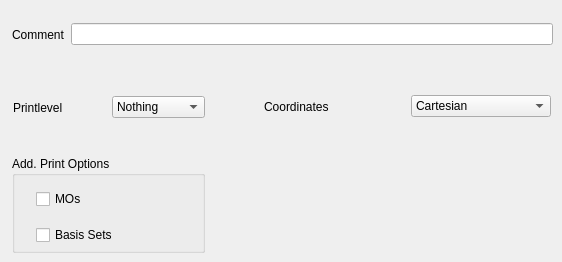
       <widget class="QWidget" name="dataPage">
        <widget class="QGroupBox" name="groupBox_3">
         <property name="geometry">
          <rect>
           <x>12</x>
           <y>156</y>
           <width>193</width>
           <height>97</height>
          </rect>
         </property>
         <property name="title">
          <string>Add. Print Options</string>
         </property>
         <widget class="QCheckBox" name="MOPrintCheck">
          <property name="geometry">
           <rect>
            <x>24</x>
            <y>30</y>
            <width>109</width>
            <height>26</height>
           </rect>
          </property>
          <property name="text">
           <string>MOs</string>
          </property>
         </widget>
         <widget class="QCheckBox" name="basisPrintCheck">
          <property name="geometry">
           <rect>
            <x>24</x>
            <y>66</y>
            <width>109</width>
            <height>26</height>
           </rect>
          </property>
          <property name="text">
           <string>Basis Sets</string>
          </property>
         </widget>
        </widget>
        <widget class="QWidget" name="layoutWidget">
         <property name="geometry">
          <rect>
           <x>12</x>
           <y>18</y>
           <width>541</width>
           <height>33</height>
          </rect>
         </property>
         <layout class="QHBoxLayout" name="horizontalLayout_13">
          <item>
           <widget class="QLabel" name="label_12">
            <property name="text">
             <string>Comment</string>
            </property>
           </widget>
          </item>
          <item>
           <widget class="QLineEdit" name="dataCommentLine"/>
          </item>
         </layout>
        </widget>
        <widget class="QWidget" name="layoutWidget">
         <property name="geometry">
          <rect>
           <x>264</x>
           <y>90</y>
           <width>287</width>
           <height>33</height>
          </rect>
         </property>
         <layout class="QHBoxLayout" name="horizontalLayout_11">
          <item>
           <widget class="QLabel" name="label_23">
            <property name="text">
             <string>Coordinates</string>
            </property>
           </widget>
          </item>
          <item>
           <widget class="QComboBox" name="dataFormatCombo">
            <item>
             <property name="text">
              <string>Cartesian</string>
             </property>
            </item>
            <item>
             <property name="text">
              <string>z-Matrix</string>
             </property>
            </item>
            <item>
             <property name="text">
              <string>z-Matrix compact</string>
             </property>
            </item>
           </widget>
          </item>
         </layout>
        </widget>
        <widget class="QWidget" name="layoutWidget">
         <property name="geometry">
          <rect>
           <x>13</x>
           <y>91</y>
           <width>192</width>
           <height>33</height>
          </rect>
         </property>
         <layout class="QHBoxLayout" name="horizontalLayout_14">
          <item>
           <widget class="QLabel" name="label_10">
            <property name="text">
             <string>Printlevel</string>
            </property>
           </widget>
          </item>
          <item>
           <widget class="QComboBox" name="dataPrintCombo">
            <item>
             <property name="text">
              <string>Nothing</string>
             </property>
            </item>
            <item>
             <property name="text">
              <string>Mini</string>
             </property>
            </item>
            <item>
             <property name="text">
              <string>Small</string>
             </property>
            </item>
            <item>
             <property name="text">
              <string>Normal</string>
             </property>
            </item>
            <item>
             <property name="text">
              <string>Large</string>
             </property>
            </item>
           </widget>
          </item>
         </layout>
        </widget>
        <zorder>layoutWidget</zorder>
        <zorder>layoutWidget</zorder>
        <zorder>layoutWidget</zorder>
        <zorder>groupBox_3</zorder>
       </widget>
